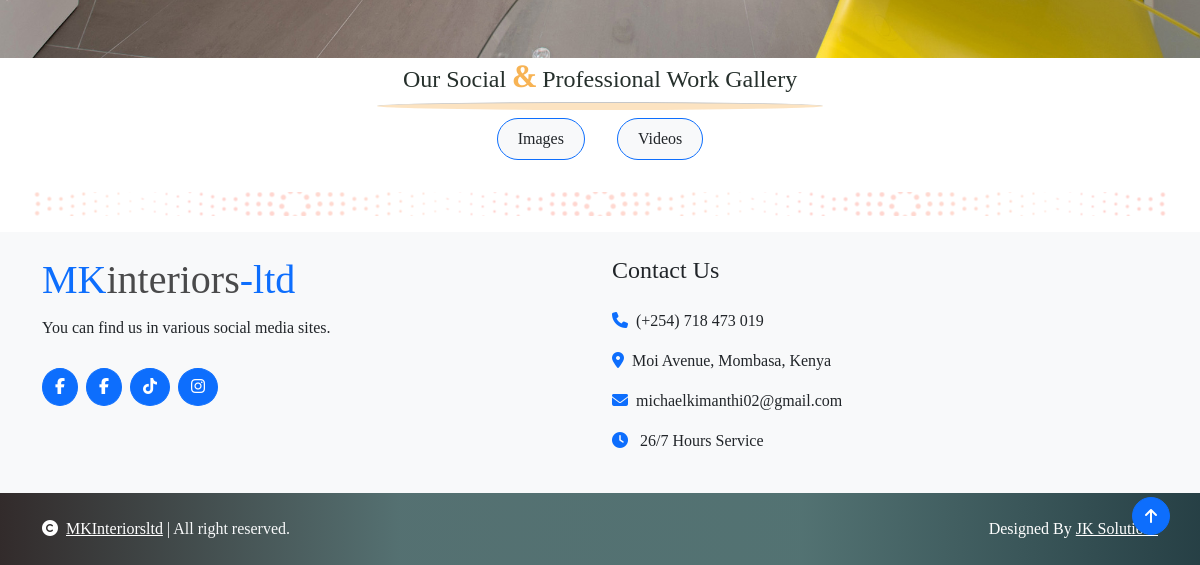
Page /portfolio (lower part) on the earlier database version.
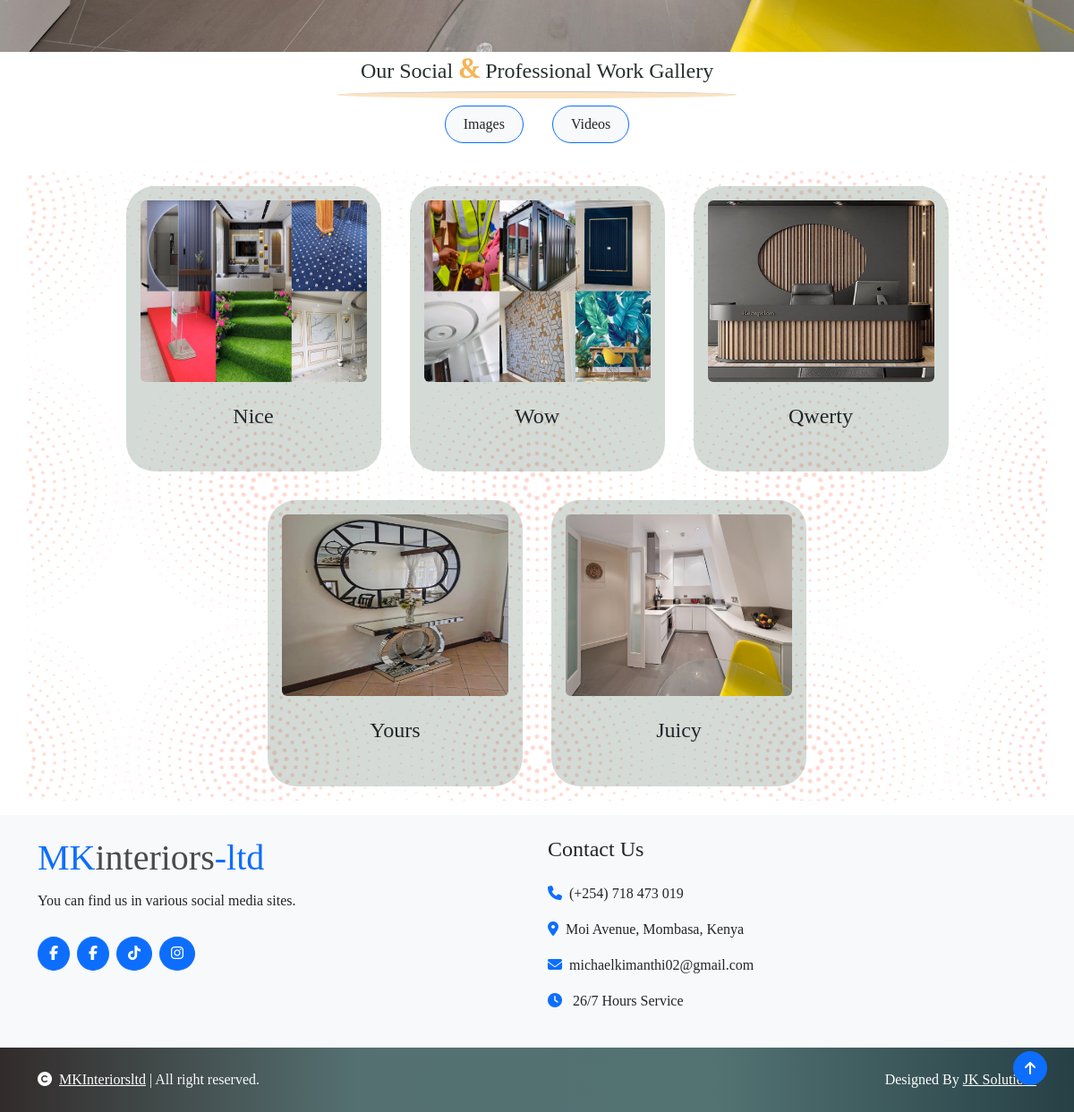
Same page on the later database version.
### Start/models.py (models this page shows, shortened)
class ImagesWork(models.Model):
    name = models.CharField(max_length=200)
    image = models.ImageField(upload_to='images_uploaded')
    class Meta:
        verbose_name_plural = 'Image work'

### Start/views.py (the view)
# urls.py: path('portfolio', Portfolio, name='portfolio'),
def Portfolio(request):
    work = ImagesWork.objects.all()
    video_work = VideosWork.objects.all()
    context = {
        'work' : work,
        'video_work' : video_work,
    }
    return render(request, 'mainpages/portfolio.html', context)

### templates/mainpages/portfolio.html (shortened to what this page needs)
{% extends 'base.html' %}
{% load static %}
{% block content %}
    <div class="container-fluid event py-6" id="portfolio" style="font-family: 'Young Serif', serif;">
        <div class="container">
            <div class="text-center" >
            <h4 style="color: rgb(38, 48, 44);">Our Social <span style="color:  rgba(244, 147, 12, 0.7); font-weight:bold; font-size:30px;">&</span> Professional Work Gallery</h4>
            <hr>
            </div>
            <div class="tab-class text-center">
                <ul class="nav nav-pills d-inline-flex justify-content-center mb-5 wow bounceInUp">
                    <li class="nav-item p-2">
                        <a class="d-flex btn mx-2 py-2 border border-primary bg-light rounded-pill active" data-bs-toggle="pill" href="#tab-1">
                            <span class="text-dark px-2">Images</span>
                        </a>
                    </li>
                    <li class="nav-item p-2">
                        <a class="d-flex btn mx-2 py-2 border border-primary bg-light rounded-pill" data-bs-toggle="pill" href="#tab-3">
                            <span class="text-dark px-2">Videos</span>
                        </a>
                    </li>
                </ul>
                <div class="tab-content">
                    <div id="tab-1" class="tab-pane fade show p-0 active">
                        <div class="row g-4 align-items-center" style="background-image: url(media/images/bbg.png); background-position:center;  background-repeat: repeat;">
                            <div class="col-lg-12">
                                <div class="row g-4 align-items-center justify-content-center">
                                {% for work in work %}
                                    <div class="col-sm-6 col-md-4 col-lg-3 m-3 p-3 rounded-5 work-container shadow-3">
                                        <div class="event-img position-relative">
                                            <img class="img-fluid rounded w-100 work-image" src="{{work.image.url}}" alt="Image not available" >
                                            <div class="event-overlay d-flex flex-column p-4">
                                                <h4 class="text-center">{{work.name}}</h4>
                                            </div>
                                        </div>
                                    </div>
                                    {% endfor %}
                                </div>
                            </div>
                        </div>
                    </div>
                </div>
            </div>
        </div>
    </div>
{% endblock %}

### templates/base.html (shortened to what this page needs)
{% load static %}
<!DOCTYPE html>
<html lang="en">
<head>
    <link rel="stylesheet" href="https://cdnjs.cloudflare.com/ajax/libs/font-awesome/6.5.1/css/all.min.css" />
    <link href="https://cdn.jsdelivr.net/npm/bootstrap@5.3.3/dist/css/bootstrap.min.css" rel="stylesheet">
    <link rel="stylesheet" href="{% static 'css/style.css' %}">
</head>
<body style="overflow-x: hidden;" >
    {% include 'components/header.html' %}
    {% block content %}
    {% endblock %}
    {% include 'components/footer.html' %}
</body>
</html>

### templates/components/header.html (shortened to what this page needs)
{% load static %}
  <header class="main-header" style="background-image:url('media/images/bbg.jpg');" data-aos="fade-up" data-aos-duration="2000">
        <div class="container">
              <button class="carousel-control-prev" type="button"
                  data-bs-target="#slide-demo"
                  data-bs-slide="prev">
              </button>
              <button class="carousel-control-next" type="button"
                  data-bs-target="#slide-demo"
                  data-bs-slide="next">
              </button>
          </div>
  </header>

### templates/components/footer.html
<div class="container-fluid footer py-4 my-3 mb-0 bg-light" style="font-family: 'Young Serif', serif;" id="footer">
    <div class="container">
        <div class="row">
            <div class="col-lg-6 col-md-6">
                <div class="footer-item">
                    <h1 class="text-primary">MK<span style="color:  rgba(0, 0, 0, 0.7);">interiors</span>-ltd</h1>
                    <p class="lh-lg mb-4">You can find us in various social media sites.</p>
                    <div class="footer-icon d-flex">
                        <a href="https://web.facebook.com/profile.php?id=61556198125523&_rdc=1&_rdr" target="_blank" class="btn btn-primary btn-sm-square me-2 rounded-circle" ><i class="fab fa-facebook-f"></i></a>
                        <a href="https://web.facebook.com/Eng.Mike?_rdc=1&_rdr" target="_blank" class="btn btn-primary btn-sm-square me-2 rounded-circle"><i class="fab fa-facebook-f"></i></a>
                        <a href="https://www.tiktok.com/@mkinterior1" target="_blank" class="btn btn-primary btn-sm-square me-2 rounded-circle" ><i class="fab fa-tiktok"></i></a>
                        <a href="https://www.instagram.com/mi__kail/?hl=en" target="_blank" class="btn btn-primary btn-sm-square me-2 rounded-circle" ><i class="fab fa-instagram"></i></a>
                    </div>
                </div>
            </div>
            <div class="col-lg-6 col-md-6">
                <div class="footer-item">
                    <h4 class="mb-4">Contact Us</h4>
                    <div class="d-flex flex-column align-items-start">
                        <p><i class="fa-solid fa-phone text-primary me-2"></i>(+254) 718 473 019</p>
                        <p><i class="fa-solid fa-map-marker-alt text-primary me-2"></i>Moi Avenue, Mombasa, Kenya</p>
                        <p><i class="fa-solid fa-envelope text-primary me-2"></i>michaelkimanthi02@gmail.com</p>
                        <p><i class="fa-solid fa-clock text-primary me-2"></i> 26/7 Hours Service</p>
                    </div>
                </div>
            </div>
        </div>
    </div>
</div>
<div class="copyright container-fluid py-4" style="font-family: 'Young Serif', serif; background: linear-gradient(to right, rgba(28, 20, 20, 0.9), rgba(66, 97, 98, 0.9), rgba(64, 99, 99, 0.9), rgba(15, 43, 49, 0.9))">
    <div class="container">
        <div class="row">
            <div class="col-md-6 text-center text-md-start mb-3 mb-md-0">
                <span class="text-light"><a href="#" target="_blank" class="text-white"><i class="fa-solid fa-copyright me-2 "></i>MKInteriorsltd</a> | All right reserved.</span>
            </div>
            <div class="col-md-6 my-auto text-center text-md-end text-white">
                Designed By <a class="text-white" href="#" target="_blank">JK Solutions</a>
            </div>
        </div>
    </div>
</div>
<a href="#" class="btn btn-md-square btn-primary rounded-circle back-to-top"
    style="position: fixed;right: 30px;bottom: 30px;z-index: 99;">
    <i class="fa-solid fa-arrow-up"></i>
</a>

### static/css/style.css (style rules this page uses)
.back-to-top { position: fixed; right: 30px; bottom: 30px; z-index: 99; }
header { position: relative; height: 100dvh; padding: 20px; background-size:cover; background-repeat:no-repeat; background-position:center; }
.work-container { background-color: rgba(44, 78, 59, 0.2); transition: transform 0.8s ease; }
.work-image { width: 80%; height: calc(0.5625 * 30vw); max-width:300px; min-width:100px; }
hr { margin: auto; width:40%; height:8px; background-color: rgb(244, 147, 12); border-radius:50%; }
.copyright { background: linear-gradient(to right, rgba(28, 20, 20, 0.7), rgba(66, 97, 98, 0.7), rgba(64, 99, 99, 0.7), rgba(15, 43, 49, 0.7)); }

### templates/base.html (style rules this page uses)
.back-to-top { position: fixed; right: 30px; bottom: 30px; z-index: 99; }
header { position: relative; height: 100dvh; padding: 20px; background-size:cover; background-repeat:no-repeat; background-position:center; }
.work-container { background-color: rgba(44, 78, 59, 0.2); transition: transform 0.8s ease; }
.work-image { width: 80%; height: calc(0.5625 * 30vw); max-width:300px; min-width:100px; }
hr { margin: auto; width:40%; height:8px; background-color: rgb(244, 147, 12); border-radius:50%; }
.copyright { background: linear-gradient(to right, rgba(28, 20, 20, 0.7), rgba(66, 97, 98, 0.7), rgba(64, 99, 99, 0.7), rgba(15, 43, 49, 0.7)); }

Differences in the rows shown:
added ImagesWork: image (picture), name "Nice"
added ImagesWork: image (picture), name "Wow"
added ImagesWork: image (picture), name "Qwerty"
added ImagesWork: image (picture), name "Yours"
added ImagesWork: image (picture), name "Juicy"
